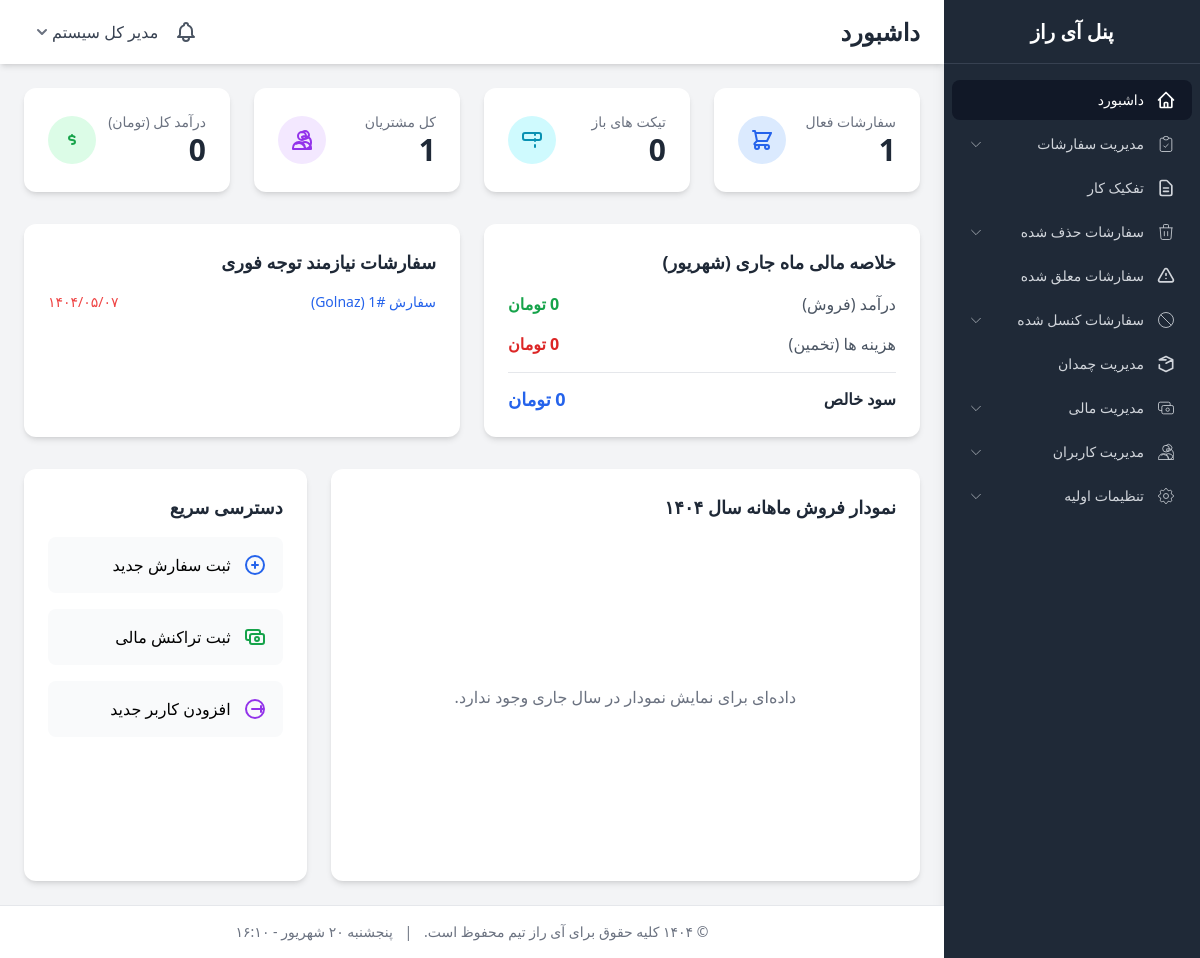
The page / (signed in) on the database its author committed.
### tables this page shows
CREATE TABLE `users` (
  `id` int(10) UNSIGNED NOT NULL,
  `role_id` int(10) UNSIGNED NOT NULL DEFAULT 2,
  `full_name` varchar(255) NOT NULL,
  `username` varchar(100) NOT NULL,
  `email` varchar(255) NOT NULL,
  `password` varchar(255) NOT NULL COMMENT 'Hashed password',
  `phone` varchar(20) DEFAULT NULL,
  `wallet_product` decimal(15,2) NOT NULL DEFAULT 0.00 COMMENT 'کیف پول کالا',
  `wallet_shipping` decimal(15,2) NOT NULL DEFAULT 0.00 COMMENT 'کیف پول باربری',
  `is_active` tinyint(1) NOT NULL DEFAULT 1,
  `created_at` timestamp NOT NULL DEFAULT current_timestamp(),
  `updated_at` timestamp NOT NULL DEFAULT current_timestamp() ON UPDATE current_timestamp()
);

CREATE TABLE `orders` (
  `id` int(10) UNSIGNED NOT NULL,
  `user_id` int(10) UNSIGNED NOT NULL,
  `title` varchar(255) DEFAULT NULL COMMENT 'عنوان سفارش',
  `image` varchar(255) DEFAULT NULL COMMENT 'مسیر تصویر سفارش',
  `source_site` varchar(255) DEFAULT NULL COMMENT 'سایت مبدا خرید',
  `quantity` int(11) NOT NULL DEFAULT 1 COMMENT 'تعداد محصول',
  `status_id` int(10) UNSIGNED NOT NULL,
  `suitcase_id` int(10) UNSIGNED DEFAULT NULL,
  `assigned_to_user_id` int(10) UNSIGNED DEFAULT NULL,
  `product_link` text NOT NULL,
  `product_details` longtext DEFAULT NULL COMMENT 'شامل سایز، رنگ، تعداد و ...' CHECK (json_valid(`product_details`)),
  `price_try` decimal(10,2) NOT NULL COMMENT 'قیمت به لیر',
  `exchange_rate` decimal(10,2) NOT NULL COMMENT 'نرخ تبدیل ارز',
  `commission_fee` decimal(15,2) NOT NULL DEFAULT 0.00,
  `shipping_cost` decimal(15,2) NOT NULL DEFAULT 0.00,
  `total_cost` decimal(15,2) NOT NULL,
  `cancellation_notes` text DEFAULT NULL,
  `created_at` timestamp NOT NULL DEFAULT current_timestamp(),
  `updated_at` timestamp NOT NULL DEFAULT current_timestamp() ON UPDATE current_timestamp(),
  `order_image` varchar(255) DEFAULT NULL COMMENT 'مسیر تصویر سفارش',
  `size` varchar(100) DEFAULT NULL COMMENT 'سایز محصول',
  `price_lira` decimal(10,2) DEFAULT NULL COMMENT 'قیمت به لیر',
  `price_toman` bigint(20) DEFAULT 0 COMMENT 'قیمت به تومان',
  `weight` decimal(10,2) DEFAULT NULL COMMENT 'وزن کالا به کیلوگرم',
  `tracking_code` varchar(255) DEFAULT NULL COMMENT 'کد رهگیری پستی',
  `barcode_url` varchar(512) DEFAULT NULL COMMENT 'لینک بارکد تولید شده',
  `apply_shipping` tinyint(1) NOT NULL DEFAULT 0 COMMENT 'آیا هزینه باربری اعمال شود؟ 0=خیر, 1=بله',
  `apply_shipping_fee` tinyint(1) NOT NULL DEFAULT 0 COMMENT 'اعمال هزینه باربری - 0: خیر, 1: بله',
  `category_id` int(11) DEFAULT NULL COMMENT 'شناسه دسته بندی',
  `description` text DEFAULT NULL,
  `barcode_link` text DEFAULT NULL COMMENT 'لینک بارکد',
  `with_cargo` tinyint(1) NOT NULL DEFAULT 0 COMMENT 'با کارگو - 0: خیر, 1: بله',
  `is_store_purchase` tinyint(1) NOT NULL DEFAULT 0 COMMENT 'آیا خرید از استور است؟ 0=خیر, 1=بله',
  `store_purchase` tinyint(1) NOT NULL DEFAULT 0 COMMENT 'خرید استور - 0: خیر, 1: بله'
);

### templates/pages/dashboard/index.phtml (the view, shortened to what the rows shown need)
<div class="grid grid-cols-1 md:grid-cols-2 lg:grid-cols-4 gap-6">
    <div class="bg-white p-6 rounded-xl shadow-md flex items-center justify-between">
        <div>
            <p class="text-gray-500 text-sm">سفارشات فعال</p>
            <p class="text-3xl font-bold text-gray-800"><?php echo e($stats['active_orders']); ?></p>
        </div>
        <div class="w-12 h-12 rounded-full flex items-center justify-center bg-blue-100 text-blue-600">
            <svg class="w-6 h-6" fill="none" stroke="currentColor" viewBox="0 0 24 24"><path stroke-linecap="round" stroke-linejoin="round" stroke-width="2" d="M3 3h2l.4 2M7 13h10l4-8H5.4M7 13L5.4 5M7 13l-2.293 2.293c-.63.63-.184 1.707.707 1.707H17m0 0a2 2 0 100 4 2 2 0 000-4zm-8 2a2 2 0 11-4 0 2 2 0 014 0z"></path></svg>
        </div>
    </div>
    <div class="bg-white p-6 rounded-xl shadow-md flex items-center justify-between">
        <div>
            <p class="text-gray-500 text-sm">تیکت های باز</p>
            <p class="text-3xl font-bold text-gray-800"><?php echo e($stats['open_tickets']); ?></p>
        </div>
        <div class="w-12 h-12 rounded-full flex items-center justify-center bg-cyan-100 text-cyan-600">
            <svg class="w-6 h-6" fill="none" stroke="currentColor" viewBox="0 0 24 24"><path stroke-linecap="round" stroke-linejoin="round" stroke-width="2" d="M15 5v2m0 4v2m0 4v2M5 5a2 2 0 00-2 2v3a2 2 0 002 2h14a2 2 0 002-2V7a2 2 0 00-2-2H5z"></path></svg>
        </div>
    </div>
    <div class="bg-white p-6 rounded-xl shadow-md flex items-center justify-between">
        <div>
            <p class="text-gray-500 text-sm">کل مشتریان</p>
            <p class="text-3xl font-bold text-gray-800"><?php echo e($stats['total_users']); ?></p>
        </div>
        <div class="w-12 h-12 rounded-full flex items-center justify-center bg-purple-100 text-purple-600">
        </div>
    </div>
    <div class="bg-white p-6 rounded-xl shadow-md flex items-center justify-between">
        <div>
            <p class="text-gray-500 text-sm">درآمد کل (تومان)</p>
            <p class="text-3xl font-bold text-gray-800"><?php echo number_format($stats['total_revenue']); ?></p>
        </div>
        <div class="w-12 h-12 rounded-full flex items-center justify-center bg-green-100 text-green-600">
            <svg class="w-6 h-6" fill="none" stroke="currentColor" viewBox="0 0 24 24"><path stroke-linecap="round" stroke-linejoin="round" stroke-width="2" d="M12 8c-1.657 0-3 .895-3 2s1.343 2 3 2 3 .895 3 2-1.343 2-3 2m0-8c1.11 0 2.08.402 2.599 1M12 8V7m0 1v.01"></path></svg>
        </div>
    </div>
</div>
<div class="mt-8 grid grid-cols-1 lg:grid-cols-2 gap-6">
    <div class="bg-white p-6 rounded-xl shadow-md">
        <h3 class="text-lg font-semibold text-gray-800 mb-4">خلاصه مالی ماه جاری (<?php echo jdate('F'); ?>)</h3>
        <div class="space-y-4">
            <div class="flex justify-between items-center">
                <span class="text-gray-600">درآمد (فروش)</span>
                <span class="font-bold text-green-600"><?php echo number_format($financial_summary['revenue']); ?> تومان</span>
            </div>
            <div class="flex justify-between items-center">
                <span class="text-gray-600">هزینه ها (تخمین)</span>
                <span class="font-bold text-red-600"><?php echo number_format($financial_summary['expenses']); ?> تومان</span>
            </div>
            <div class="flex justify-between items-center border-t pt-3 mt-3">
                <span class="text-gray-800 font-semibold">سود خالص</span>
                <span class="font-bold text-blue-600 text-lg"><?php echo number_format($financial_summary['net_profit']); ?> تومان</span>
            </div>
        </div>
    </div>
    <div class="bg-white p-6 rounded-xl shadow-md">
        <h3 class="text-lg font-semibold text-gray-800 mb-4">سفارشات نیازمند توجه فوری</h3>
        <?php if (empty($urgent_orders)): ?>
            <div class="flex flex-col items-center justify-center h-full text-center text-gray-500">
                <svg class="w-12 h-12 mb-2" fill="none" stroke="currentColor" viewBox="0 0 24 24"><path stroke-linecap="round" stroke-linejoin="round" stroke-width="2" d="M9 12l2 2 4-4m6 2a9 9 0 11-18 0 9 9 0 0118 0z"></path></svg>
                <p>هیچ سفارش فوری وجود ندارد.</p>
            </div>
        <?php else: ?>
            <ul class="space-y-3">
                <?php foreach ($urgent_orders as $order): ?>
                <li class="flex justify-between items-center text-sm">
                    <a href="#" class="text-blue-600 hover:underline">سفارش #<?php echo e($order->id); ?> (<?php echo e($order->customer_name); ?>)</a>
                    <span class="text-red-500"><?php echo jdate('Y/m/d', strtotime($order->created_at)); ?></span>
                </li>
                <?php endforeach; ?>
            </ul>
        <?php endif; ?>
    </div>
</div>
<div class="mt-8 grid grid-cols-1 lg:grid-cols-3 gap-6">
    <div class="lg:col-span-2 bg-white p-6 rounded-xl shadow-md">
        <h3 class="text-lg font-semibold text-gray-800 mb-4">نمودار فروش ماهانه سال <?php echo jdate('Y'); ?></h3>
        <div class="h-80">
        </div>
    </div>
    <div class="bg-white p-6 rounded-xl shadow-md">
        <h3 class="text-lg font-semibold text-gray-800 mb-4">دسترسی سریع</h3>
        <div class="space-y-4">
            <a href="<?php echo APP_URL; ?>/orders/create" class="flex items-center p-4 bg-gray-50 hover:bg-gray-100 rounded-lg transition">
                <svg class="w-6 h-6 text-blue-600 ml-3" fill="none" stroke="currentColor" viewBox="0 0 24 24"><path stroke-linecap="round" stroke-linejoin="round" stroke-width="2" d="M12 9v3m0 0v3m0-3h3m-3 0H9m12 0a9 9 0 11-18 0 9 9 0 0118 0z"></path></svg>
                <span>ثبت سفارش جدید</span>
            </a>
            <a href="<?php echo APP_URL; ?>/financial/assign-credit" class="flex items-center p-4 bg-gray-50 hover:bg-gray-100 rounded-lg transition">
                <span>ثبت تراکنش مالی</span>
            </a>
            <a href="<?php echo APP_URL; ?>/users/create" class="flex items-center p-4 bg-gray-50 hover:bg-gray-100 rounded-lg transition">
                <svg class="w-6 h-6 text-purple-600 ml-3" fill="none" stroke="currentColor" viewBox="0 0 24 24"><path stroke-linecap="round" stroke-linejoin="round" stroke-width="2" d="M18 9v3m0 0v3m0-3h3m-3 0h-9m12 0a9 9 0 11-18 0 9 9 0 0118 0z"></path></svg>
                <span>افزودن کاربر جدید</span>
            </a>
        </div>
    </div>
</div>

### templates/partials/_header.php (shortened to what the rows shown need)
<header class="h-16 bg-white shadow-md flex justify-between items-center px-6">
    <h1 class="text-2xl font-semibold text-gray-800"><?php echo isset($title) ? e($title) : 'داشبورد'; ?></h1>
    <div class="flex items-center space-x-4 space-x-reverse">
        <div class="relative">
            <a href="<?php echo APP_URL; ?>/announcements/user" class="relative">
            </a>
        </div>
        <div x-data="{ open: false }" class="relative">
            <button @click="open = !open" class="flex items-center space-x-2 focus:outline-none">
                <span class="text-gray-700 hidden sm:inline"><?php echo e(Auth::user()->full_name); ?></span>
                <svg class="w-5 h-5 text-gray-500" fill="currentColor" viewBox="0 0 20 20"><path fill-rule="evenodd" d="M5.293 7.293a1 1 0 011.414 0L10 10.586l3.293-3.293a1 1 0 111.414 1.414l-4 4a1 1 0 01-1.414 0l-4-4a1 1 0 010-1.414z" clip-rule="evenodd"></path></svg>
            </button>
        </div>
    </div>
</header>

### rows shown on the page
users: full_name "مدیر کل سیستم"
orders: user.full_name "Golnaz", created_at "۱۴۰۴/۰۵/۰۷"

### other values the page prints
$title "داشبورد"
$stats['active_orders'] "1"
$stats['open_tickets'] "0"
$stats['total_users'] "1"
$stats['total_revenue'] "0"
jdate('F') "شهریور"
$financial_summary['revenue'] "0"
$financial_summary['expenses'] "0"
$financial_summary['net_profit'] "0"
jdate('Y') "۱۴۰۴"
jdate('l j F - H:i') "پنجشنبه ۲۰ شهریور - ۱۶:۱۰"
